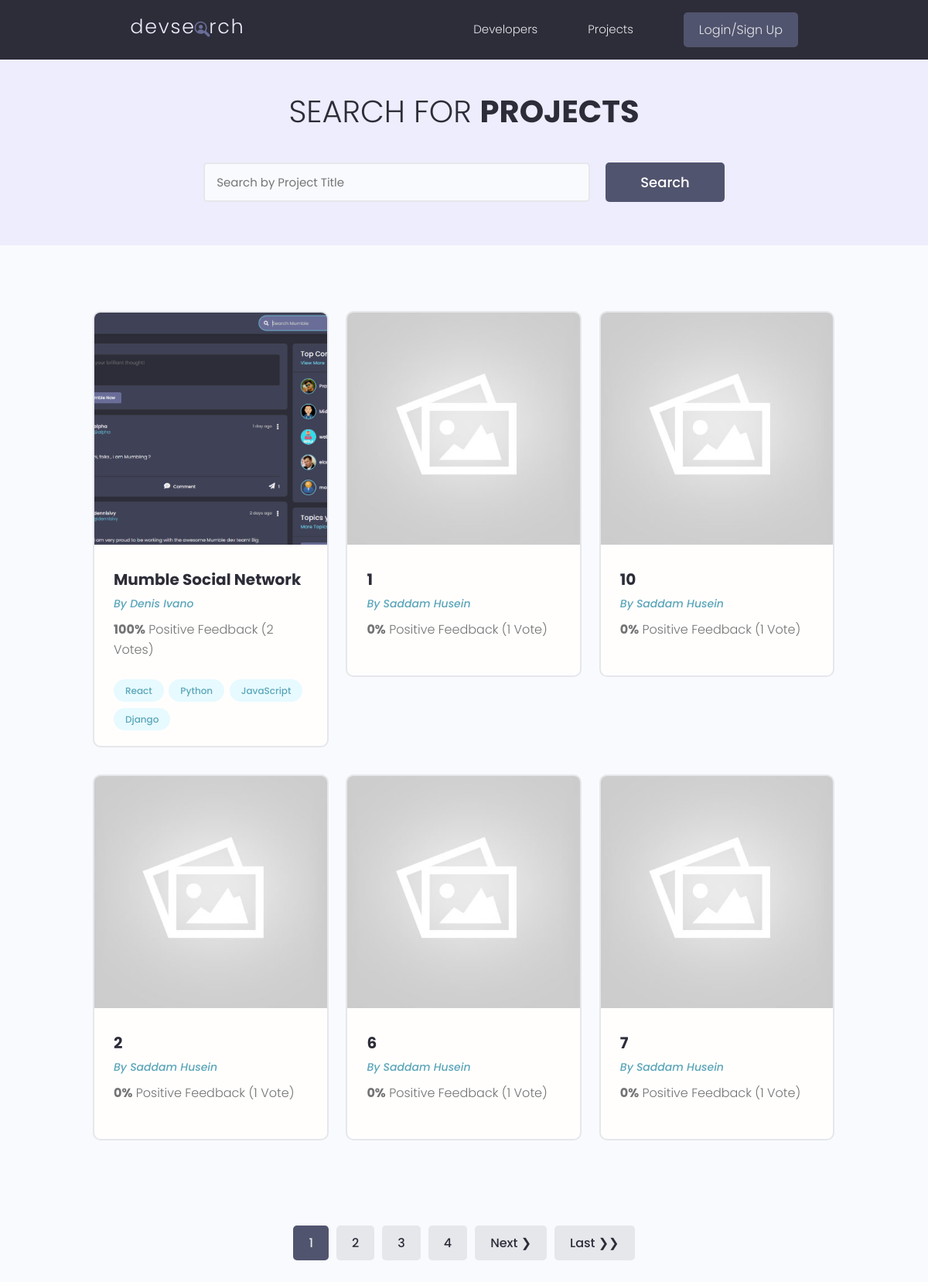
/projects/, run on the app's committed database.
### projects/models.py (models this page shows, shortened)
class Project(models.Model):
    owner = models.ForeignKey(Profile, null=True, blank=True, on_delete=models.CASCADE)  # SET_NULL change to CASCADE
    title = models.CharField(max_length=200)
    description = models.TextField(null=True, blank=True)
    featured_image = models.ImageField(null=True, blank=True, default='default.jpg')  # default='default.jpg': to specify an image by default that will be added if we don't add our own.
    demo_link = models.CharField(max_length=2000, null=True, blank=True)
    source_link = models.CharField(max_length=2000, null=True, blank=True)
    tags = models.ManyToManyField('Tag', blank=True)  # 'Tag': related to Tag class. we can also using ManyToManyField(Tag), but the Tag class should move above the Project class
    vote_total = models.IntegerField(default=0, null=True, blank=True)
    vote_ratio = models.IntegerField(default=0, null=True, blank=True)
    created = models.DateTimeField(auto_now_add=True)
    id = models.UUIDField(default=uuid.uuid4, unique=True,
                          primary_key=True, editable=False)
    class Meta:
        ordering = ['-vote_ratio', '-vote_total', 'title']  # sort by high vote_ratio by value with high vote_total by value and first title by keyword
    @property  # to avoid the error when some reason user  deleted the project Image/Picture on clear checked button Featured image in Projects django admin
    def imageURL(self):
        try:
            url = self.featured_image.url
        except:
            url = ''  # if this doesn't exist, we're just going to set the url to an empty string.
        return url

class Tag(models.Model):
    name = models.CharField(max_length=200)
    created = models.DateTimeField(auto_now_add=True)
    id = models.UUIDField(default=uuid.uuid4, unique=True,
                          primary_key=True, editable=False)
    def __str__(self):
        return self.name

### users/models.py (models this page shows, shortened)
class Profile(models.Model):
    user = models.OneToOneField(
        User, on_delete=models.CASCADE, null=True, blank=True)
    name = models.CharField(max_length=200, blank=True, null=True)
    email = models.EmailField(max_length=500, blank=True, null=True)
    username = models.CharField(max_length=200, blank=True, null=True)
    location = models.CharField(max_length=200, blank=True, null=True)
    short_intro = models.CharField(max_length=200, blank=True, null=True)
    bio = models.TextField(blank=True, null=True)
    profile_image = models.ImageField(
        null=True, blank=True, upload_to='profiles/', default='profiles/user-default.png')
    social_github = models.CharField(max_length=200, blank=True, null=True)
    social_twitter = models.CharField(max_length=200, blank=True, null=True)
    social_linkedin = models.CharField(max_length=200, blank=True, null=True)
    social_youtube = models.CharField(max_length=200, blank=True, null=True)
    social_website = models.CharField(max_length=200, blank=True, null=True)
    created = models.DateTimeField(auto_now_add=True)
    id = models.UUIDField(default=uuid.uuid4, unique=True,
                          primary_key=True, editable=False)

### projects/views.py (the view)
# urls.py: path('projects/', views.getProjects),
def projects(request):
    projects, search_query = searchProjects(request)  # projects: querysets API data .filter() similar with .all() when we didn't match any keyword into the search input yet
    custom_range, projects, paginator = paginateProjects(request, projects, 6)
    context = {
        'projects': projects,
        'search': search_query,
        'paginator': paginator,
        'custom_range': custom_range,
    }
    return render(request, 'projects/projects.html', context)

### projects/utils.py (called while the page is built)
def searchProjects(request):
    search_query = ''
    if request.GET.get('search_query'):
        search_query = request.GET.get('search_query')
    projects = Project.objects.distinct().filter(
        Q(title__icontains=search_query) |
        Q(description__icontains=search_query) |
        Q(owner__name__icontains=search_query) |
        Q(tags__name__icontains=search_query)
    ) # we can also put the .distinct() after the .filter()
    return projects, search_query

### projects/templates/projects/projects.html (shortened to what this page needs)
{% extends 'main.html' %}
{% block content %}
  <main class="projects">
    <section class="hero-section text-center">
      <div class="container container--narrow">
        <div class="hero-section__box">
          <h2>Search for <span>Projects</span></h2>
        </div>
        <div class="hero-section__search">
          <form id="searchForm" class="form" action="{% url 'projects' %}" method="GET">
            <div class="form__field">
              <input class="input input--text" id="formInput#search" type="text" name="search_query"
                placeholder="Search by Project Title" value="{{ search }}">
            </div>
            <input class="btn btn--sub btn--lg" type="submit" value="Search">
          </form>
        </div>
      </div>
    </section>
    <section class="projectsList">
      <div class="container">
        <div class="grid grid--three">
          {% for project in projects %}
          <div class="column">
            <div class="card project">
              <a href="{% url 'project' project.id %}" class="project">
                <img class="project__thumbnail" src="{{ project.imageURL }}" alt="project thumbnail">
                <div class="card__body">
                  <h3 class="project__title">{{ project.title }}</h3>
                  <p>
                    <a class="project__author" href="{% url 'user-profile' project.owner.id %}">By {{ project.owner.name }}</a>
                  </p>
                  <p class="project--rating">
                    <span style="font-weight: bold">{{ project.vote_ratio }}%</span>
                    Positive Feedback ({{ project.vote_total }} Vote{{ project.vote_total|pluralize:'s' }})
                  </p>
                  <div class="project__tags">
                    {% for tag in project.tags.all %}
                    <span class="tag tag--pill tag--main">
                      <small>{{ tag }}</small>
                    </span>
                    {% endfor %}
                  </div>
                </div>
              </a>
            </div>
          </div>
          {% endfor %}
        </div>
      </div>
    </section>
    {% include 'pagination.html' with queryset=projects custom_range=custom_range %}
  </main>
{% endblock content %}

### templates/main.html (shortened to what this page needs)
<!DOCTYPE html>
{% load static %}
<html lang="en">
  <head>
    <link
      rel="stylesheet"
      href="https://cdn.iconmonstr.com/1.3.0/css/iconmonstr-iconic-font.min.css"
    />
    <link rel="stylesheet" href="{% static 'uikit/styles/uikit.css' %}" />
    <link rel="stylesheet" href="{% static 'styles/app.css' %}" />
  </head>
  <body>
    {% include 'navbar.html' %}
    {% block content %}
    {% endblock content %}
  </body>
</html>

### templates/navbar.html (shortened to what this page needs)
{% load static %}
<header class="header">
  <div class="container container--narrow">
    <a href="{% url 'profiles' %}" class="header__logo">
      <img src="{% static 'images/logo.svg' %}" alt="DevSearch Logo" />
    </a>
    <nav class="header__nav">
      <ul class="header__menu">
        <li class="header__menuItem"><a href="{% url 'profiles' %}">Developers</a></li>
        <li class="header__menuItem"><a href="{% url 'projects' %}">Projects</a></li>
        {% if request.user.is_authenticated %}
          <li class="header__menuItem"><a href="{% url 'inbox' %}">Inbox</a></li>
          <li class="header__menuItem"><a href="{% url 'account' %}">Account</a></li>
          <li class="header__menuItem">
            <a href="{% url 'logout' %}" class="btn btn--sub">Logout</a>
          </li>
        {% else %}
          <li class="header__menuItem">
            <a href="{% url 'login' %}" class="btn btn--sub">Login/Sign Up</a>
          </li>
        {% endif %}
      </ul>
    </nav>
  </div>
</header>

### templates/pagination.html (shortened to what this page needs)
{% if queryset.has_other_pages %}
<div class="pagination">
  <ul class="container">
    {% for page in custom_range %}
        {% if page == queryset.number %}
            <li>
                <a href="?page={{ page }}" class="btn page-link btn--sub" data-page="{{ page }}">{{ page }}</a>
            </li>
        {% else %}
            <li>
                <a href="?page={{ page }}" class="btn page-link" data-page="{{ page }}">{{ page }}</a>
            </li>
        {% endif %}
    {% endfor %}
    {% if queryset.has_next %}
        <li>
            <a href="?page={{ queryset.next_page_number }}" class="btn page-link" data-page="{{ queryset.next_page_number }}">Next &#10095;</a>
        </li>
        <li>
            <a href="?page={{ paginator.num_pages }}" class="btn page-link" data-page="{{ paginator.num_pages }}">Last &#10095;&#10095;</a>
        </li>
    {% endif %}
  </ul>
</div>
{% endif %}

### static/styles/app.css (style rules this page uses)
:root { --color-sub: #2d2d39; }
.btn--sub { background-color: var(--color-sub-light); }
.card { border: 2px solid var(--color-light); }
img { width: 100%; }
.header { position: sticky; z-index: 111; background-color: var(--color-sub); padding: 1.5rem 0; }
.header > .container { display: flex; justify-content: space-between; align-items: center; }
.header__logo > img { height: 3.8rem; }
.header__nav > ul { display: inline-flex; align-items: center; list-style: none; gap: 6.5rem; }
.header__menuItem > a { color: var(--color-light); font-weight: 300; }
.hero-section { height: 40vh; display: flex; align-items: center; background-color: var(--color-sub); }
.hero-section__box { margin-bottom: 4rem; }
.hero-section__box > h2, .hero-section__box > h2 > span { font-size: 4rem; color: var(--color-light); line-height: 1.3; text-transform: uppercase; }
.hero-section__box > h2 { font-weight: 300; }
.hero-section__box > h2 > span { font-weight: 700; }
.hero-section__search > .form { display: flex; align-items: center; justify-content: center; gap: 2rem; }
.hero-section__search > .form input.input--text { width: 50rem; }
.pagination { margin-top: 8rem; margin-bottom: 10rem; }
.pagination > ul { flex-wrap: wrap; list-style: none; display: flex; align-items: center; justify-content: center; gap: 1rem; }
.pagination .btn { color: var(--color-sub); }
.pagination .btn.btn--sub { color: var(--color-light); }
.project__author { font-size: 1.4rem; font-style: italic; }
.project--rating { margin-bottom: 1.6em; margin-top: .5em; }
.projects > .hero-section { background: var(--color-sub-lighter); height: 30vh; }
.projects .hero-section__box { margin-bottom: 2.5rem; }
.projects .hero-section__box > h2 { color: var(--color-sub); }
.projects .hero-section__box > h2 > span { font-weight: 700; color: var(--color-sub); }
.projectsList { margin-top: 8rem; }
.project__thumbnail { height: 30rem; object-fit: cover; object-position: top center; }
.project__title { font-size: 2rem; font-weight: 700; color: var(--color-sub); }

### static/uikit/styles/modules/_variables.css (style rules this page uses)
:root { --color-main: #5aa5b9; --color-main-light: #e6faff; --color-sub: #3f4156; --color-sub-light: #51546e; --color-sub-lighter: #ededfd; --color-text: #737373; --color-gray: #8b8b8b; --color-light: #e5e7eb; --color-light-gray: #767676; --color-bg: #f8fafd; --color-white: #fffefd; --color-white-light: #f3f3f3; --color-success: #359e64; --color-success-bg: #def8e8; --color-error: #fc4b0b; --color-error-bg: #fff2ee; --font-base: 'Poppins', arial, helvetica, 'Segoe UI', roboto, ubuntu, sans-serif; --font-monospace: 'Fira Code', 'Courier New', courier, monospace; --font-regular: 300; --font-medium: 500; --font-bold: 700; --generic-shadow: 1px 1px 5px #00000010; --generic-transition: all 0.3s ease-in-out; }

### static/uikit/styles/modules/_base.css (style rules this page uses)
* { margin: 0; padding: 0; box-sizing: border-box; text-rendering: optimizeLegibility; color: inherit; font-size: inherit; }
html { font-size: 50%; }
@media only screen and (min-width: 480px) { html { font-size: 56.25%; } }
@media only screen and (min-width: 1200px) { html { font-size: 62.5%; } }
body { line-height: 1.6; font-weight: 400; font-size: 1.5rem; color: var(--color-text); background-color: var(--color-bg); min-height: 100vh; }

### static/uikit/styles/modules/_typography.css (style rules this page uses)
* { font-family: var(--font-base); }
h2 { font-size: 3.6rem; font-weight: var(--font-bold); }
h3 { font-size: 3.2rem; font-weight: var(--font-medium); }
p, span, strong { font-size: 1.6rem; color: var(--color-text); font-weight: var(--font-regular); }
a { padding-bottom: 2px; text-decoration: none; display: inline-block; color: var(--color-main); font-weight: var(--font-medium); }

### static/uikit/styles/modules/_utilities.css (style rules this page uses)
.container { width: 92%; max-width: 165rem; margin: 0 auto; box-sizing: border-box; }
.container--narrow { width: 92%; max-width: 120rem; }
@media screen and (min-width: 1000px) { .container { width: 90%; } }
@media screen and (min-width: 1000px) { .container--narrow { width: 85%; } }
@media screen and (min-width: 1200px) { .container { width: 80%; } }
@media screen and (min-width: 1200px) { .container--narrow { width: 72%; } }
.text-center { text-align: center; }

### static/uikit/styles/modules/_card.css (style rules this page uses)
.card { border-radius: 1rem; background-color: var(--color-white); border: 1.5px solid var(--color-light); width: auto; height: auto; margin-top: 0.5rem; margin-bottom: 0.5rem; overflow: hidden; }
.card__body, .card__header { padding: 2rem 2.5rem; }

### data on the page
Project: imageURL (picture), title "Mumble Social Network", owner.name "Denis Ivano", vote_ratio "100", vote_total "2"
Tag: name "React"
Tag: name "Python"
Tag: name "JavaScript"
Tag: name "Django"
Project: imageURL (placeholder picture), title "1", owner.name "Saddam Husein", vote_ratio "0", vote_total "1"
Project: imageURL (placeholder picture), title "10", owner.name "Saddam Husein", vote_ratio "0", vote_total "1"
Project: imageURL (placeholder picture), title "2", owner.name "Saddam Husein", vote_ratio "0", vote_total "1"
Project: imageURL (placeholder picture), title "6", owner.name "Saddam Husein", vote_ratio "0", vote_total "1"
Project: imageURL (placeholder picture), title "7", owner.name "Saddam Husein", vote_ratio "0", vote_total "1"

### other printed values
{{ page }} "1"
{{ page }} "2" "3" "4"
